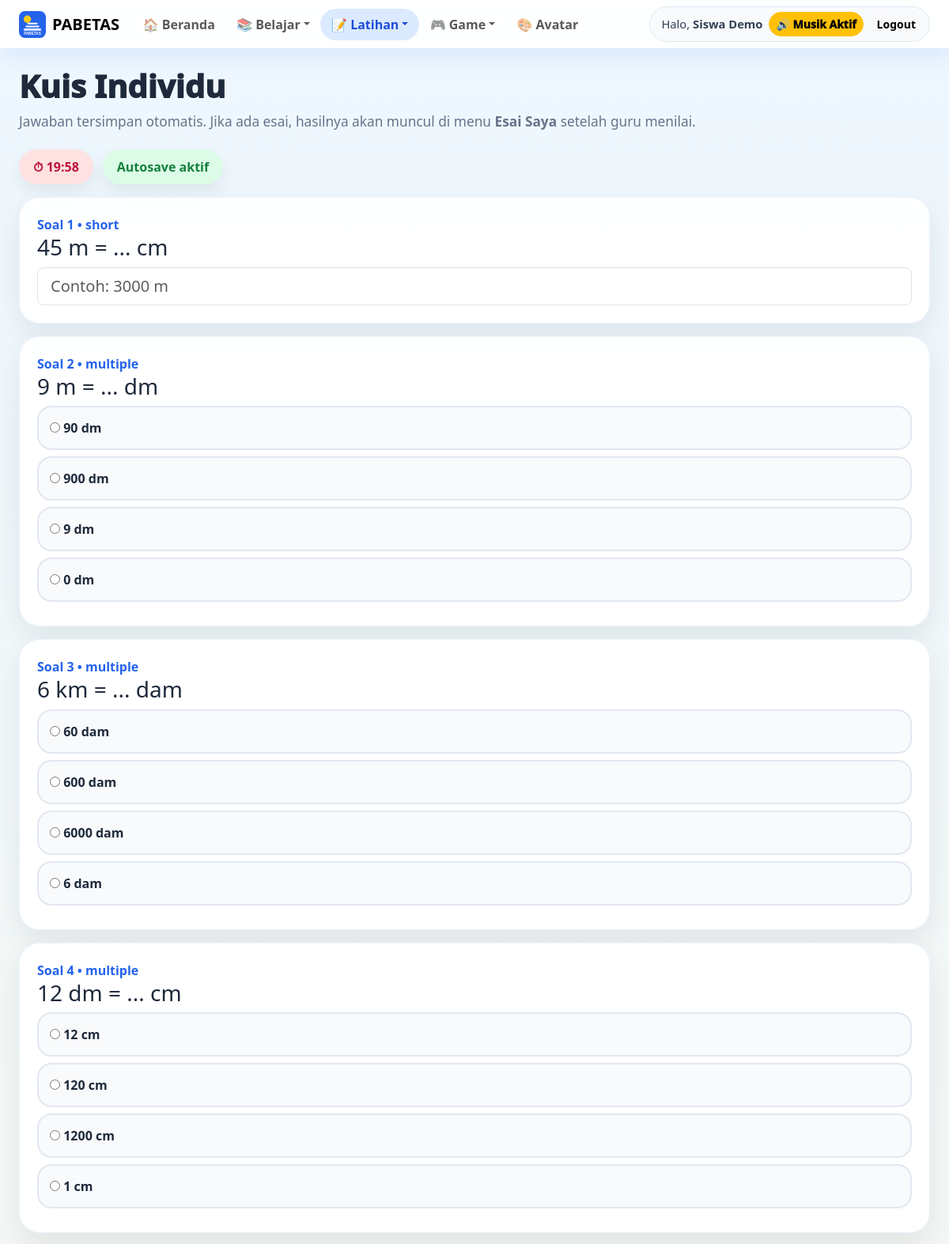
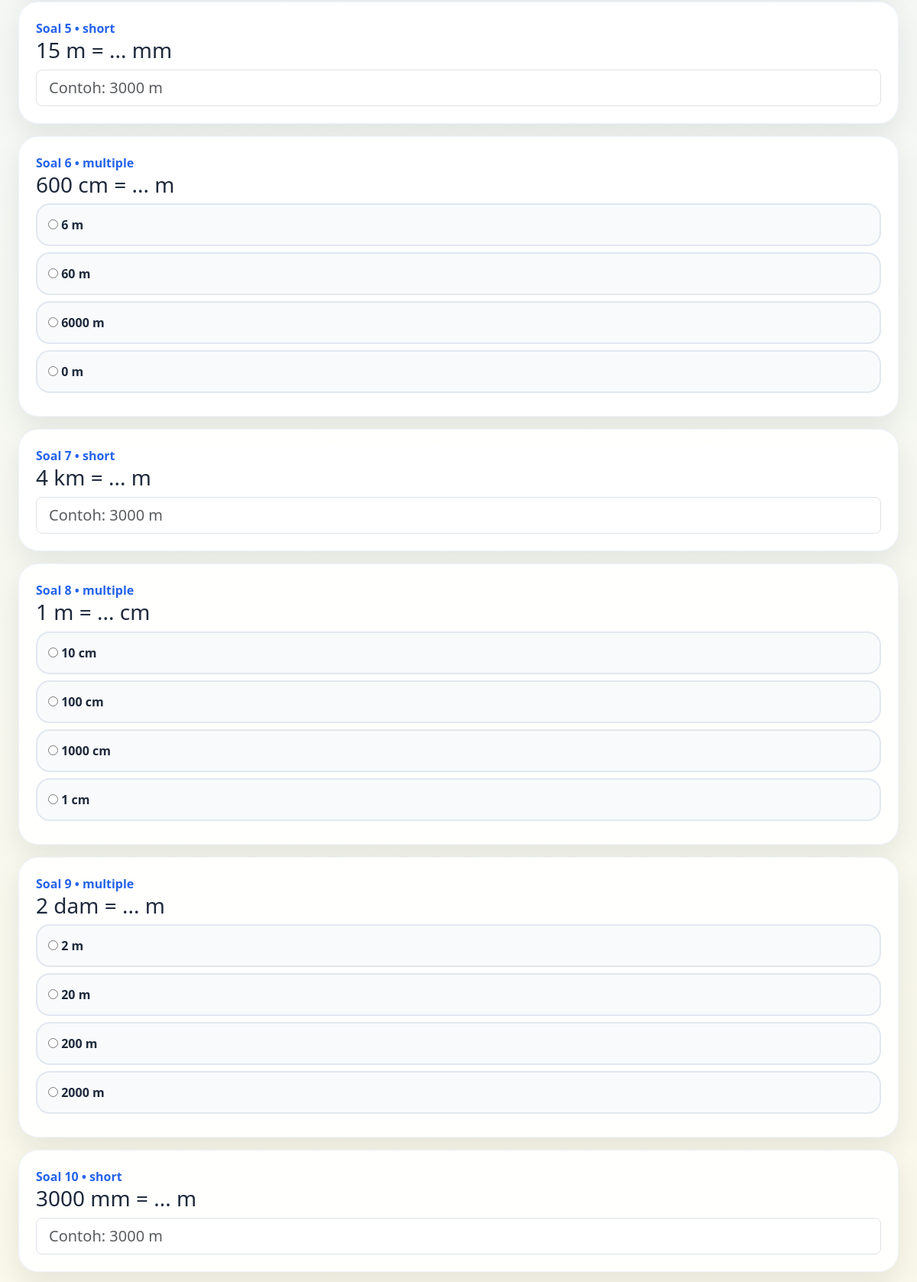
/student/quiz.php (signed in, upper part), run on the app's committed database (2 pictures, top to bottom).
### tables this page shows
CREATE TABLE users (
  id INT AUTO_INCREMENT PRIMARY KEY,
  name VARCHAR(120) NOT NULL,
  username VARCHAR(60) NOT NULL UNIQUE,
  password VARCHAR(255) NOT NULL,
  role ENUM('guru','murid') NOT NULL,
  status TINYINT(1) NOT NULL DEFAULT 1,
  avatar_key VARCHAR(40) NOT NULL DEFAULT 'rocket',
  created_at TIMESTAMP DEFAULT CURRENT_TIMESTAMP
);

CREATE TABLE questions (
  id INT AUTO_INCREMENT PRIMARY KEY,
  mode ENUM('individu','tim') NOT NULL DEFAULT 'individu',
  type ENUM('multiple','short','essay') NOT NULL DEFAULT 'multiple',
  group_label VARCHAR(80) NOT NULL DEFAULT 'Umum',
  difficulty ENUM('mudah','sedang','sulit') NOT NULL DEFAULT 'mudah',
  prompt TEXT NOT NULL,
  options_json TEXT NULL,
  answer_key VARCHAR(255) NOT NULL,
  score INT NOT NULL DEFAULT 10,
  status TINYINT(1) NOT NULL DEFAULT 1,
  created_by INT NULL,
  created_at TIMESTAMP DEFAULT CURRENT_TIMESTAMP,
  CONSTRAINT fk_question_user FOREIGN KEY(created_by) REFERENCES users(id) ON DELETE SET NULL
);

### app/helpers.php (called while the page is built, shortened)
<?php
function e($value) {
    return htmlspecialchars((string)$value, ENT_QUOTES, 'UTF-8');
}
function url($path = '') {
    $base = rtrim(APP_URL, '/');
    $path = ltrim($path, '/');
    return $base . '/' . $path;
}

### app/db.php (called while the page is built)
<?php
function db() {
    static $pdo = null;
    if ($pdo instanceof PDO) {
        return $pdo;
    }
    $dsn = 'mysql:host=' . DB_HOST . ';port=' . DB_PORT . ';dbname=' . DB_NAME . ';charset=' . DB_CHARSET;
    try {
        $pdo = new PDO($dsn, DB_USER, DB_PASS, [
            PDO::ATTR_ERRMODE => PDO::ERRMODE_EXCEPTION,
            PDO::ATTR_DEFAULT_FETCH_MODE => PDO::FETCH_ASSOC,
            PDO::ATTR_EMULATE_PREPARES => false,
        ]);
        return $pdo;
    } catch (PDOException $e) {
        if (defined('APP_DEBUG') && APP_DEBUG) {
            exit('<h2>Koneksi database gagal</h2><p>' . htmlspecialchars($e->getMessage()) . '</p><p>Jalankan <b>/install.php</b> atau import <b>database/pabetas_advanced.sql</b>.</p>');
        }
        exit('Koneksi database gagal. Hubungi administrator.');
    }
}

### app/auth.php (called while the page is built, shortened)
<?php
function current_user() {
    static $user = null;
    if ($user !== null) return $user;
    $stmt = db()->prepare('SELECT id, name, username, role, status, avatar_key FROM users WHERE id=? LIMIT 1');
    $stmt->execute([$_SESSION['user_id']]);
    $user = $stmt->fetch();
    return $user ?: null;
}
function require_login() {
    if (!current_user()) {
        redirect('login.php');
    }
}
function require_role($role) {
    require_login();
}

### public/student/quiz.php (the view, shortened to what this page needs)
<?php
require_once __DIR__ . '/../../app/layout.php';
require_role('murid');
$pdo=db();
if (empty($_SESSION['active_session_id'])) {
    $pdo->prepare("INSERT INTO game_sessions(user_id,mode,status,started_at) VALUES(?,?,?,NOW())")->execute([current_user()['id'],'individu','running']);
}
$questions=$pdo->query("SELECT * FROM questions WHERE status=1 AND mode='individu' ORDER BY RAND() LIMIT 20")->fetchAll();
render_header('Kuis Individu','quiz');
?>
<div class="page-title"><h1>Kuis Individu</h1><p>Jawaban tersimpan otomatis. Jika ada esai, hasilnya akan muncul di menu <b>Esai Saya</b> setelah guru menilai.</p></div>
<div class="quiz-top"><div class="timer-box">⏱ <span id="timer">20:00</span></div><div class="save-status" id="saveStatus">Autosave aktif</div></div>
<form method="post" action="<?= url('student/submit_quiz.php') ?>" id="quizForm">
<?php foreach($questions as $i=>$q): $opts=json_decode($q['options_json']?:'[]',true)?:[]; ?>
<div class="question-card"><div class="question-number">Soal <?= $i+1 ?> • <?= e($q['type']) ?></div><h3><?= e($q['prompt']) ?></h3>
<?php if($q['type']==='multiple'): foreach($opts as $opt): ?><label class="option-box"><input type="radio" name="answer[<?= $q['id'] ?>]" data-question-id="<?= $q['id'] ?>" value="<?= e($opt) ?>"> <?= e($opt) ?></label><?php endforeach; ?>
<?php elseif($q['type']==='essay'): ?><textarea class="form-control answer-input" rows="3" name="answer[<?= $q['id'] ?>]" data-question-id="<?= $q['id'] ?>" placeholder="Tulis cara berpikirmu di sini..."></textarea>
<?php else: ?><input class="form-control form-control-lg answer-input" name="answer[<?= $q['id'] ?>]" data-question-id="<?= $q['id'] ?>" placeholder="Contoh: 3000 m"><?php endif; ?>
</div>
<?php endforeach; ?>
</form>
<?php render_footer(); ?>

### app/layout.php (shortened to what this page needs)
<?php
function nav_active(array $items, string $active): string {
    return in_array($active, $items, true) ? 'active' : '';
}
function sound_context_from_active(string $active, bool $isGuru): string {
    if (in_array($active, ['quiz','essay_quiz','essay_feedback'], true)) return 'individu';
    return 'home';
}
function render_header($title, $active = '') {
    $user = current_user();
    $isGuru = $user && $user['role'] === 'guru';
    $soundContext = sound_context_from_active($active, $isGuru);
    ?>
<!doctype html>
<html lang="id">
<head>
    <link href="https://cdn.jsdelivr.net/npm/bootstrap@5.3.3/dist/css/bootstrap.min.css" rel="stylesheet">
    <link rel="stylesheet" href="<?= url('assets/css/style.css?v=9') ?>">
</head>
<body data-sound-context="<?= e($soundContext) ?>">
<nav class="navbar navbar-expand-lg navbar-pabetas sticky-top">
    <div class="container-fluid px-3 px-md-4">
        <a class="navbar-brand fw-black d-flex align-items-center gap-2" href="<?= url($isGuru ? 'teacher/dashboard.php' : 'student/dashboard.php') ?>">
            <img src="<?= url(SCHOOL_LOGO) ?>" class="logo-sm" alt="Logo"> <span>PABETAS</span>
        </a>
        <div class="collapse navbar-collapse" id="navMain">
            <ul class="navbar-nav me-auto mb-2 mb-lg-0 nav-compact">
                <?php if ($isGuru): ?>
                    <li class="nav-item"><a class="nav-link <?= $active==='dashboard'?'active':'' ?>" href="<?= url('teacher/dashboard.php') ?>">🏠 Dashboard</a></li>
                    <li class="nav-item dropdown">
                        <a class="nav-link dropdown-toggle <?= nav_active(['materials','questions','quizzes','essay_sets','learning_flow','reflections'], $active) ?>" href="#" data-bs-toggle="dropdown">📚 Pembelajaran</a>
                        <ul class="dropdown-menu dropdown-menu-pabetas">
                            <li><a class="dropdown-item <?= $active==='materials'?'active':'' ?>" href="<?= url('teacher/materials.php') ?>">Papan Belajar</a></li>
                            <li><a class="dropdown-item <?= $active==='questions'?'active':'' ?>" href="<?= url('teacher/questions.php') ?>">Bank Soal</a></li>
                            <li><a class="dropdown-item <?= $active==='quizzes'?'active':'' ?>" href="<?= url('teacher/quizzes.php') ?>">Kuis, Pretest, Posttest</a></li>
                            <li><a class="dropdown-item <?= $active==='essay_sets'?'active':'' ?>" href="<?= url('teacher/essay_sets.php') ?>">Paket Esai</a></li>
                            <li><a class="dropdown-item <?= $active==='learning_flow'?'active':'' ?>" href="<?= url('teacher/learning_flow.php') ?>">Alur Belajar</a></li>
                            <li><a class="dropdown-item <?= $active==='reflections'?'active':'' ?>" href="<?= url('teacher/reflections.php') ?>">Refleksi Murid</a></li>
                        </ul>
                    </li>
                    <li class="nav-item dropdown">
                        <a class="nav-link dropdown-toggle <?= nav_active(['rooms','live_games','weekly'], $active) ?>" href="#" data-bs-toggle="dropdown">🎮 Game</a>
                        <ul class="dropdown-menu dropdown-menu-pabetas">
                            <li><a class="dropdown-item <?= $active==='rooms'?'active':'' ?>" href="<?= url('teacher/rooms.php') ?>">Mode Tim</a></li>
                            <li><a class="dropdown-item <?= $active==='live_games'?'active':'' ?>" href="<?= url('teacher/live_games.php') ?>">Live Game</a></li>
                            <li><a class="dropdown-item <?= $active==='weekly'?'active':'' ?>" href="<?= url('teacher/weekly_leaderboard.php') ?>">Leaderboard Mingguan</a></li>
                        </ul>
                    </li>
                    <li class="nav-item dropdown">
                        <a class="nav-link dropdown-toggle <?= nav_active(['grading','academic','reports'], $active) ?>" href="#" data-bs-toggle="dropdown">📊 Nilai & Laporan</a>
                        <ul class="dropdown-menu dropdown-menu-pabetas">
                            <li><a class="dropdown-item <?= $active==='grading'?'active':'' ?>" href="<?= url('teacher/grading.php') ?>">Nilai Esai</a></li>
                            <li><a class="dropdown-item <?= $active==='academic'?'active':'' ?>" href="<?= url('teacher/academic_reports.php') ?>">Laporan Akademik</a></li>
                            <li><a class="dropdown-item <?= $active==='reports'?'active':'' ?>" href="<?= url('teacher/reports.php') ?>">Laporan Umum</a></li>
                        </ul>
                    </li>
                    <li class="nav-item"><a class="nav-link <?= $active==='students'?'active':'' ?>" href="<?= url('teacher/students.php') ?>">👥 Murid</a></li>
                <?php elseif ($user): ?>
                    <li class="nav-item"><a class="nav-link <?= $active==='student'?'active':'' ?>" href="<?= url('student/dashboard.php') ?>">🏠 Beranda</a></li>
                    <li class="nav-item dropdown">
                        <a class="nav-link dropdown-toggle <?= nav_active(['academic','learn','ladder','reflection'], $active) ?>" href="#" data-bs-toggle="dropdown">📚 Belajar</a>
                    </li>
                    <li class="nav-item dropdown">
                        <a class="nav-link dropdown-toggle <?= nav_active(['quiz','essay_quiz','essay_feedback'], $active) ?>" href="#" data-bs-toggle="dropdown">📝 Latihan</a>
                    </li>
                    <li class="nav-item dropdown">
                        <a class="nav-link dropdown-toggle <?= nav_active(['live','team','team_game','ranking'], $active) ?>" href="#" data-bs-toggle="dropdown">🎮 Game</a>
                    </li>
                    <li class="nav-item"><a class="nav-link <?= $active==='avatar'?'active':'' ?>" href="<?= url('student/avatar.php') ?>">🎨 Avatar</a></li>
                <?php endif; ?>
            </ul>
            <?php if ($user): ?>
            <div class="nav-user-box">
                <span>Halo, <b><?= e($user['name']) ?></b></span>
                <button type="button" class="btn btn-outline-light btn-sm rounded-pill" id="soundToggle" title="Aktifkan suara">🔊 Suara</button>
                <a class="btn btn-light btn-sm rounded-pill" href="<?= url('logout.php') ?>">Logout</a>
            </div>
            <?php endif; ?>
        </div>
    </div>
</nav>
<main class="container-fluid px-3 px-md-4 py-4">
    <?php
}
function render_footer() {
    ?>
</main>
</body>
</html>
    <?php
}

### public/assets/css/style.css (style rules this page uses)
:root { --blue:#2563eb;--sky:#38bdf8;--yellow:#facc15;--red:#fb7185;--purple:#8b5cf6;--dark:#1e293b;--soft:#f8fafc;--green:#22c55e }
* { box-sizing:border-box }
body { background:linear-gradient(180deg,#eef7ff 0%,#fff8df 100%);font-family:system-ui,-apple-system,BlinkMacSystemFont,"Segoe UI",sans-serif;color:var(--dark);min-height:100vh }
.fw-black { font-weight:900 }
.navbar-pabetas { background:rgba(255,255,255,.9);backdrop-filter:blur(14px);box-shadow:0 8px 30px rgba(37,99,235,.12) }
.navbar-pabetas .nav-link { font-weight:700;border-radius:999px;padding:.5rem .85rem!important }
.navbar-pabetas .nav-link.active,.navbar-pabetas .nav-link:hover { background:#dbeafe;color:#1d4ed8 }
.logo-sm { width:34px;height:34px }
.page-hero h1,.student-hero h1,.page-title h1 { font-weight:1000 }
.page-title { margin-bottom:22px }
.page-title p { color:#64748b;font-size:1.08rem }
.stat-card,.panel-card,.feature-card,.lesson-card,.question-card { background:rgba(255,255,255,.94);border:1px solid rgba(37,99,235,.08);border-radius:26px;padding:22px;box-shadow:0 14px 35px rgba(15,23,42,.08) }
.quiz-top { position:sticky;top:72px;z-index:9;display:flex;gap:12px;margin-bottom:16px }
.timer-box,.save-status { border-radius:999px;padding:10px 18px;font-weight:900;box-shadow:0 8px 20px rgba(15,23,42,.08) }
.timer-box { background:#fee2e2;color:#be123c }
.save-status { background:#dcfce7;color:#15803d }
.question-card { margin-bottom:16px }
.question-number { color:#2563eb;font-weight:900 }
.option-box { display:block;background:#f8fafc;border:2px solid #e2e8f0;border-radius:18px;padding:14px;margin:8px 0;font-weight:700;cursor:pointer }
.nav-user-box { display:flex;align-items:center;gap:10px;background:#f8fafc;border:1px solid #e2e8f0;border-radius:999px;padding:6px 8px 6px 14px }
.nav-user-box span { font-size:.92rem;color:#334155 }
.btn { font-weight:850 }
.nav-user-box { display:flex;align-items:center;gap:.5rem;flex-wrap:wrap }
#soundToggle { font-weight:1000;white-space:nowrap }
.nav-user-box #soundToggle { min-width:116px }
.option-box,.btn,.role-card,.avatar-choice,.mood-option { transition:transform .16s ease, box-shadow .16s ease, background .16s ease }

### data on the page
users: name "Siswa Demo"
questions: type "short", prompt "45 m = ... cm", id "Contoh: 3000 m"
questions: type "multiple", prompt "9 m = ... dm", options_json "90 dm", options_json "900 dm", options_json "9 dm", options_json "0 dm"
questions: type "multiple", prompt "6 km = ... dam", options_json "60 dam", options_json "600 dam", options_json "6000 dam", options_json "6 dam"
questions: type "multiple", prompt "12 dm = ... cm", options_json "12 cm", options_json "120 cm", options_json "1200 cm", options_json "1 cm"
questions: type "short", prompt "15 m = ... mm"
questions: type "multiple", prompt "600 cm = ... m", options_json "6 m", options_json "60 m", options_json "6000 m", options_json "0 m"
questions: type "short", prompt "4 km = ... m"
questions: type "multiple", prompt "1 m = ... cm", options_json "10 cm", options_json "100 cm", options_json "1000 cm", options_json "1 cm"
questions: type "multiple", prompt "2 dam = ... m", options_json "2 m", options_json "20 m", options_json "200 m", options_json "2000 m"
questions: type "short", prompt "3000 mm = ... m"
